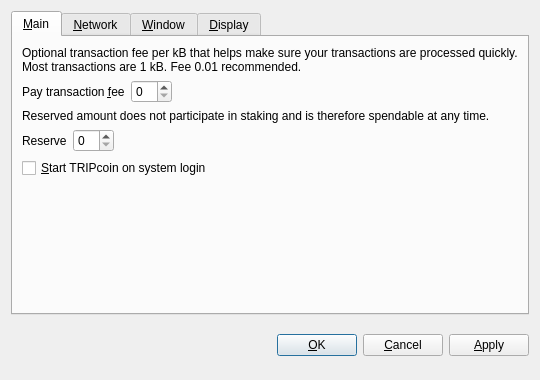
<?xml version="1.0" encoding="UTF-8"?>
<ui version="4.0">
 <class>OptionsDialog</class>
 <widget class="QDialog" name="OptionsDialog">
  <property name="geometry">
   <rect>
    <x>0</x>
    <y>0</y>
    <width>540</width>
    <height>380</height>
   </rect>
  </property>
  <property name="windowTitle">
   <string>Options</string>
  </property>
  <property name="modal">
   <bool>true</bool>
  </property>
  <layout class="QVBoxLayout" name="verticalLayout">
   <item>
    <widget class="QTabWidget" name="tabWidget">
     <property name="tabPosition">
      <enum>QTabWidget::North</enum>
     </property>
     <property name="currentIndex">
      <number>0</number>
     </property>
     <widget class="QWidget" name="tabMain">
      <attribute name="title">
       <string>&amp;Main</string>
      </attribute>
      <layout class="QVBoxLayout" name="verticalLayout_Main">
       <item>
        <widget class="QLabel" name="transactionFeeInfoLabel">
         <property name="text">
          <string>Optional transaction fee per kB that helps make sure your transactions are processed quickly. Most transactions are 1 kB. Fee 0.01 recommended.</string>
         </property>
         <property name="textFormat">
          <enum>Qt::PlainText</enum>
         </property>
         <property name="wordWrap">
          <bool>true</bool>
         </property>
        </widget>
       </item>
       <item>
        <layout class="QHBoxLayout" name="horizontalLayoutFee">
         <item>
          <widget class="QLabel" name="transactionFeeLabel">
           <property name="text">
            <string>Pay transaction &amp;fee</string>
           </property>
           <property name="textFormat">
            <enum>Qt::PlainText</enum>
           </property>
           <property name="buddy">
            <cstring>transactionFee</cstring>
           </property>
          </widget>
         </item>
         <item>
          <widget class="BitcoinAmountField" name="transactionFee"/>
         </item>
         <item>
          <spacer name="horizontalSpacerFee">
           <property name="orientation">
            <enum>Qt::Horizontal</enum>
           </property>
           <property name="sizeHint" stdset="0">
            <size>
             <width>40</width>
             <height>20</height>
            </size>
           </property>
          </spacer>
         </item>
        </layout>
       </item>
       <item>
        <widget class="QLabel" name="reserveBalanceInfoLabel">
         <property name="text">
          <string>Reserved amount does not participate in staking and is therefore spendable at any time.</string>
         </property>
         <property name="textFormat">
          <enum>Qt::PlainText</enum>
         </property>
         <property name="wordWrap">
          <bool>true</bool>
         </property>
        </widget>
       </item>
       <item>
        <layout class="QHBoxLayout" name="horizontalLayoutReserveBalance">
         <item>
          <widget class="QLabel" name="reserveBalanceLabel">
           <property name="text">
            <string>Reserve</string>
           </property>
           <property name="textFormat">
            <enum>Qt::PlainText</enum>
           </property>
           <property name="buddy">
            <cstring>reserveBalance</cstring>
           </property>
          </widget>
         </item>
         <item>
          <widget class="BitcoinAmountField" name="reserveBalance"/>
         </item>
         <item>
          <spacer name="horizontalSpacerReserveBalance">
           <property name="orientation">
            <enum>Qt::Horizontal</enum>
           </property>
           <property name="sizeHint" stdset="0">
            <size>
             <width>40</width>
             <height>20</height>
            </size>
           </property>
          </spacer>
         </item>
        </layout>
       </item>
       <item>
        <widget class="QCheckBox" name="bitcoinAtStartup">
         <property name="toolTip">
          <string>Automatically start TRIPcoin after logging in to the system.</string>
         </property>
         <property name="text">
          <string>&amp;Start TRIPcoin on system login</string>
         </property>
        </widget>
       </item>
       <item>
        <spacer name="verticalSpacer_Main">
         <property name="orientation">
          <enum>Qt::Vertical</enum>
         </property>
         <property name="sizeHint" stdset="0">
          <size>
           <width>20</width>
           <height>40</height>
          </size>
         </property>
        </spacer>
       </item>
      </layout>
     </widget>
     <widget class="QWidget" name="tabNetwork">
      <attribute name="title">
       <string>&amp;Network</string>
      </attribute>
      <layout class="QVBoxLayout" name="verticalLayout_Network">
       <item>
        <widget class="QCheckBox" name="mapPortUpnp">
         <property name="toolTip">
          <string>Automatically open the TRIPcoin client port on the router. This only works when your router supports UPnP and it is enabled.</string>
         </property>
         <property name="text">
          <string>Map port using &amp;UPnP</string>
         </property>
        </widget>
       </item>
       <item>
        <widget class="QCheckBox" name="connectSocks">
         <property name="toolTip">
          <string>Connect to the TRIPcoin network through a SOCKS5 proxy (e.g. when connecting through Tor).</string>
         </property>
         <property name="text">
          <string>&amp;Connect through SOCKS5 proxy:</string>
         </property>
        </widget>
       </item>
       <item>
        <layout class="QHBoxLayout" name="horizontalLayout_Network">
         <item>
          <widget class="QLabel" name="proxyIpLabel">
           <property name="text">
            <string>Proxy &amp;IP:</string>
           </property>
           <property name="textFormat">
            <enum>Qt::PlainText</enum>
           </property>
           <property name="buddy">
            <cstring>proxyIp</cstring>
           </property>
          </widget>
         </item>
         <item>
          <widget class="QValidatedLineEdit" name="proxyIp">
           <property name="maximumSize">
            <size>
             <width>140</width>
             <height>16777215</height>
            </size>
           </property>
           <property name="toolTip">
            <string>IP address of the proxy (e.g. 127.0.0.1)</string>
           </property>
          </widget>
         </item>
         <item>
          <widget class="QLabel" name="proxyPortLabel">
           <property name="text">
            <string>&amp;Port:</string>
           </property>
           <property name="textFormat">
            <enum>Qt::PlainText</enum>
           </property>
           <property name="buddy">
            <cstring>proxyPort</cstring>
           </property>
          </widget>
         </item>
         <item>
          <widget class="QLineEdit" name="proxyPort">
           <property name="maximumSize">
            <size>
             <width>55</width>
             <height>16777215</height>
            </size>
           </property>
           <property name="toolTip">
            <string>Port of the proxy (e.g. 9050)</string>
           </property>
          </widget>
         </item>
         <item>
          <spacer name="horizontalSpacer_Network">
           <property name="orientation">
            <enum>Qt::Horizontal</enum>
           </property>
           <property name="sizeHint" stdset="0">
            <size>
             <width>40</width>
             <height>20</height>
            </size>
           </property>
          </spacer>
         </item>
        </layout>
       </item>
       <item>
        <spacer name="verticalSpacer_Network">
         <property name="orientation">
          <enum>Qt::Vertical</enum>
         </property>
         <property name="sizeHint" stdset="0">
          <size>
           <width>20</width>
           <height>40</height>
          </size>
         </property>
        </spacer>
       </item>
      </layout>
     </widget>
     <widget class="QWidget" name="tabWindow">
      <attribute name="title">
       <string>&amp;Window</string>
      </attribute>
      <layout class="QVBoxLayout" name="verticalLayout_Window">
       <item>
        <widget class="QCheckBox" name="minimizeToTray">
         <property name="toolTip">
          <string>Show only a tray icon after minimizing the window.</string>
         </property>
         <property name="text">
          <string>&amp;Minimize to the tray instead of the taskbar</string>
         </property>
        </widget>
       </item>
       <item>
        <widget class="QCheckBox" name="minimizeOnClose">
         <property name="toolTip">
          <string>Minimize instead of exit the application when the window is closed. When this option is enabled, the application will be closed only after selecting Quit in the menu.</string>
         </property>
         <property name="text">
          <string>M&amp;inimize on close</string>
         </property>
        </widget>
       </item>
       <item>
        <spacer name="verticalSpacer_Window">
         <property name="orientation">
          <enum>Qt::Vertical</enum>
         </property>
         <property name="sizeHint" stdset="0">
          <size>
           <width>20</width>
           <height>40</height>
          </size>
         </property>
        </spacer>
       </item>
      </layout>
     </widget>
     <widget class="QWidget" name="tabDisplay">
      <attribute name="title">
       <string>&amp;Display</string>
      </attribute>
      <layout class="QVBoxLayout" name="verticalLayout_Display">
       <item>
        <layout class="QHBoxLayout" name="horizontalLayout_1_Display">
         <item>
          <widget class="QLabel" name="langLabel">
           <property name="text">
            <string>User Interface &amp;language:</string>
           </property>
           <property name="textFormat">
            <enum>Qt::PlainText</enum>
           </property>
           <property name="buddy">
            <cstring>lang</cstring>
           </property>
          </widget>
         </item>
         <item>
          <widget class="QValueComboBox" name="lang">
           <property name="toolTip">
            <string>The user interface language can be set here. This setting will take effect after restarting TRIPcoin.</string>
           </property>
          </widget>
         </item>
        </layout>
       </item>
       <item>
        <layout class="QHBoxLayout" name="horizontalLayout_2_Display">
         <item>
          <widget class="QLabel" name="unitLabel">
           <property name="text">
            <string>&amp;Unit to show amounts in:</string>
           </property>
           <property name="textFormat">
            <enum>Qt::PlainText</enum>
           </property>
           <property name="buddy">
            <cstring>unit</cstring>
           </property>
          </widget>
         </item>
         <item>
          <widget class="QValueComboBox" name="unit">
           <property name="toolTip">
            <string>Choose the default subdivision unit to show in the interface and when sending coins.</string>
           </property>
          </widget>
         </item>
        </layout>
       </item>
       <item>
        <widget class="QCheckBox" name="coinControlFeatures">
         <property name="toolTip">
          <string>Whether to show coin control features or not.</string>
         </property>
         <property name="text">
          <string>Display coin &amp;control features (experts only!)</string>
         </property>
        </widget>
       </item>
       <item>
        <widget class="QCheckBox" name="minimizeCoinAge">
         <property name="toolTip">
          <string>Whether to select the coin outputs randomly or with minimal coin age.</string>
         </property>
         <property name="text">
          <string>Minimize weight consumption (experimental)</string>
         </property>
        </widget>
       </item>
       <item>
        <widget class="QCheckBox" name="useBlackTheme">
         <property name="text">
          <string>Use black visual theme (requires restart)</string>
         </property>
        </widget>
       </item>
       <item>
        <spacer name="verticalSpacer_Display">
         <property name="orientation">
          <enum>Qt::Vertical</enum>
         </property>
         <property name="sizeHint" stdset="0">
          <size>
           <width>20</width>
           <height>40</height>
          </size>
         </property>
        </spacer>
       </item>
      </layout>
     </widget>
    </widget>
   </item>
   <item>
    <layout class="QHBoxLayout" name="horizontalLayout_Buttons">
     <item>
      <spacer name="horizontalSpacer_1">
       <property name="orientation">
        <enum>Qt::Horizontal</enum>
       </property>
       <property name="sizeHint" stdset="0">
        <size>
         <width>40</width>
         <height>48</height>
        </size>
       </property>
      </spacer>
     </item>
     <item>
      <widget class="QLabel" name="statusLabel">
       <property name="font">
        <font>
         <weight>75</weight>
         <bold>true</bold>
        </font>
       </property>
       <property name="text">
        <string/>
       </property>
       <property name="textFormat">
        <enum>Qt::PlainText</enum>
       </property>
       <property name="wordWrap">
        <bool>true</bool>
       </property>
      </widget>
     </item>
     <item>
      <spacer name="horizontalSpacer_2">
       <property name="orientation">
        <enum>Qt::Horizontal</enum>
       </property>
       <property name="sizeHint" stdset="0">
        <size>
         <width>40</width>
         <height>48</height>
        </size>
       </property>
      </spacer>
     </item>
     <item>
      <widget class="QPushButton" name="okButton">
       <property name="text">
        <string>&amp;OK</string>
       </property>
      </widget>
     </item>
     <item>
      <widget class="QPushButton" name="cancelButton">
       <property name="text">
        <string>&amp;Cancel</string>
       </property>
       <property name="autoDefault">
        <bool>false</bool>
       </property>
      </widget>
     </item>
     <item>
      <widget class="QPushButton" name="applyButton">
       <property name="text">
        <string>&amp;Apply</string>
       </property>
       <property name="autoDefault">
        <bool>false</bool>
       </property>
      </widget>
     </item>
    </layout>
   </item>
  </layout>
 </widget>
 <customwidgets>
  <customwidget>
   <class>BitcoinAmountField</class>
   <extends>QSpinBox</extends>
   <header>bitcoinamountfield.h</header>
  </customwidget>
  <customwidget>
   <class>QValueComboBox</class>
   <extends>QComboBox</extends>
   <header>qvaluecombobox.h</header>
  </customwidget>
  <customwidget>
   <class>QValidatedLineEdit</class>
   <extends>QLineEdit</extends>
   <header>qvalidatedlineedit.h</header>
  </customwidget>
 </customwidgets>
 <resources/>
 <connections/>
</ui>
